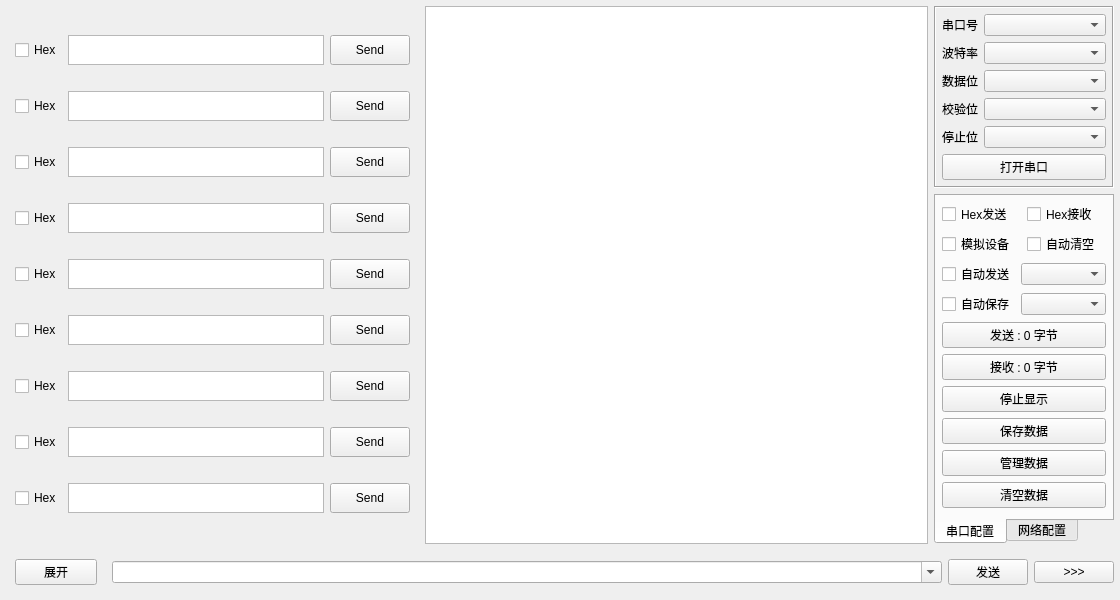
<?xml version="1.0" encoding="UTF-8"?>
<ui version="4.0">
 <class>frmComTool</class>
 <widget class="QWidget" name="frmComTool">
  <property name="windowModality">
   <enum>Qt::NonModal</enum>
  </property>
  <property name="geometry">
   <rect>
    <x>0</x>
    <y>0</y>
    <width>1120</width>
    <height>600</height>
   </rect>
  </property>
  <property name="sizePolicy">
   <sizepolicy hsizetype="Minimum" vsizetype="Minimum">
    <horstretch>0</horstretch>
    <verstretch>0</verstretch>
   </sizepolicy>
  </property>
  <property name="minimumSize">
   <size>
    <width>0</width>
    <height>0</height>
   </size>
  </property>
  <property name="maximumSize">
   <size>
    <width>1120</width>
    <height>600</height>
   </size>
  </property>
  <layout class="QGridLayout" name="gridLayout_6">
   <property name="leftMargin">
    <number>6</number>
   </property>
   <property name="topMargin">
    <number>6</number>
   </property>
   <property name="rightMargin">
    <number>6</number>
   </property>
   <property name="bottomMargin">
    <number>6</number>
   </property>
   <item row="0" column="0" colspan="2">
    <layout class="QHBoxLayout" name="TopHorizontalLayout">
     <item>
      <widget class="QWidget" name="widget_sendUI" native="true">
       <property name="sizePolicy">
        <sizepolicy hsizetype="Fixed" vsizetype="Minimum">
         <horstretch>0</horstretch>
         <verstretch>0</verstretch>
        </sizepolicy>
       </property>
       <property name="maximumSize">
        <size>
         <width>1120</width>
         <height>600</height>
        </size>
       </property>
       <layout class="QGridLayout" name="gridLayout_7">
        <property name="sizeConstraint">
         <enum>QLayout::SetMinimumSize</enum>
        </property>
        <item row="5" column="1">
         <widget class="QTextEdit" name="textEdit06">
          <property name="sizePolicy">
           <sizepolicy hsizetype="Expanding" vsizetype="Fixed">
            <horstretch>0</horstretch>
            <verstretch>0</verstretch>
           </sizepolicy>
          </property>
          <property name="maximumSize">
           <size>
            <width>400</width>
            <height>30</height>
           </size>
          </property>
         </widget>
        </item>
        <item row="0" column="2">
         <widget class="QPushButton" name="sendButton_01">
          <property name="sizePolicy">
           <sizepolicy hsizetype="Minimum" vsizetype="Minimum">
            <horstretch>0</horstretch>
            <verstretch>0</verstretch>
           </sizepolicy>
          </property>
          <property name="text">
           <string>Send</string>
          </property>
         </widget>
        </item>
        <item row="1" column="1">
         <widget class="QTextEdit" name="textEdit02">
          <property name="sizePolicy">
           <sizepolicy hsizetype="Expanding" vsizetype="Fixed">
            <horstretch>0</horstretch>
            <verstretch>0</verstretch>
           </sizepolicy>
          </property>
          <property name="maximumSize">
           <size>
            <width>400</width>
            <height>30</height>
           </size>
          </property>
         </widget>
        </item>
        <item row="2" column="2">
         <widget class="QPushButton" name="sendButton_03">
          <property name="sizePolicy">
           <sizepolicy hsizetype="Minimum" vsizetype="Minimum">
            <horstretch>0</horstretch>
            <verstretch>0</verstretch>
           </sizepolicy>
          </property>
          <property name="text">
           <string>Send</string>
          </property>
         </widget>
        </item>
        <item row="6" column="2">
         <widget class="QPushButton" name="sendButton_07">
          <property name="sizePolicy">
           <sizepolicy hsizetype="Minimum" vsizetype="Minimum">
            <horstretch>0</horstretch>
            <verstretch>0</verstretch>
           </sizepolicy>
          </property>
          <property name="text">
           <string>Send</string>
          </property>
         </widget>
        </item>
        <item row="4" column="1">
         <widget class="QTextEdit" name="textEdit05">
          <property name="sizePolicy">
           <sizepolicy hsizetype="Expanding" vsizetype="Fixed">
            <horstretch>0</horstretch>
            <verstretch>0</verstretch>
           </sizepolicy>
          </property>
          <property name="maximumSize">
           <size>
            <width>400</width>
            <height>30</height>
           </size>
          </property>
         </widget>
        </item>
        <item row="5" column="0">
         <widget class="QCheckBox" name="checkBox_hex06">
          <property name="text">
           <string>Hex</string>
          </property>
         </widget>
        </item>
        <item row="3" column="1">
         <widget class="QTextEdit" name="textEdit04">
          <property name="sizePolicy">
           <sizepolicy hsizetype="Expanding" vsizetype="Fixed">
            <horstretch>0</horstretch>
            <verstretch>0</verstretch>
           </sizepolicy>
          </property>
          <property name="maximumSize">
           <size>
            <width>400</width>
            <height>30</height>
           </size>
          </property>
         </widget>
        </item>
        <item row="6" column="0">
         <widget class="QCheckBox" name="checkBox_hex07">
          <property name="text">
           <string>Hex</string>
          </property>
         </widget>
        </item>
        <item row="8" column="1">
         <widget class="QTextEdit" name="textEdit09">
          <property name="sizePolicy">
           <sizepolicy hsizetype="Expanding" vsizetype="Fixed">
            <horstretch>0</horstretch>
            <verstretch>0</verstretch>
           </sizepolicy>
          </property>
          <property name="maximumSize">
           <size>
            <width>400</width>
            <height>30</height>
           </size>
          </property>
         </widget>
        </item>
        <item row="2" column="0">
         <widget class="QCheckBox" name="checkBox_hex03">
          <property name="text">
           <string>Hex</string>
          </property>
         </widget>
        </item>
        <item row="4" column="0">
         <widget class="QCheckBox" name="checkBox_hex05">
          <property name="text">
           <string>Hex</string>
          </property>
         </widget>
        </item>
        <item row="0" column="1">
         <widget class="QTextEdit" name="textEdit01">
          <property name="sizePolicy">
           <sizepolicy hsizetype="Expanding" vsizetype="Fixed">
            <horstretch>0</horstretch>
            <verstretch>0</verstretch>
           </sizepolicy>
          </property>
          <property name="maximumSize">
           <size>
            <width>400</width>
            <height>30</height>
           </size>
          </property>
         </widget>
        </item>
        <item row="1" column="0">
         <widget class="QCheckBox" name="checkBox_hex02">
          <property name="text">
           <string>Hex</string>
          </property>
         </widget>
        </item>
        <item row="3" column="2">
         <widget class="QPushButton" name="sendButton_04">
          <property name="sizePolicy">
           <sizepolicy hsizetype="Minimum" vsizetype="Minimum">
            <horstretch>0</horstretch>
            <verstretch>0</verstretch>
           </sizepolicy>
          </property>
          <property name="text">
           <string>Send</string>
          </property>
         </widget>
        </item>
        <item row="4" column="2">
         <widget class="QPushButton" name="sendButton_05">
          <property name="sizePolicy">
           <sizepolicy hsizetype="Minimum" vsizetype="Minimum">
            <horstretch>0</horstretch>
            <verstretch>0</verstretch>
           </sizepolicy>
          </property>
          <property name="text">
           <string>Send</string>
          </property>
         </widget>
        </item>
        <item row="2" column="1">
         <widget class="QTextEdit" name="textEdit03">
          <property name="sizePolicy">
           <sizepolicy hsizetype="Expanding" vsizetype="Fixed">
            <horstretch>0</horstretch>
            <verstretch>0</verstretch>
           </sizepolicy>
          </property>
          <property name="maximumSize">
           <size>
            <width>400</width>
            <height>30</height>
           </size>
          </property>
         </widget>
        </item>
        <item row="8" column="0">
         <widget class="QCheckBox" name="checkBox_hex09">
          <property name="sizePolicy">
           <sizepolicy hsizetype="Fixed" vsizetype="Fixed">
            <horstretch>0</horstretch>
            <verstretch>0</verstretch>
           </sizepolicy>
          </property>
          <property name="text">
           <string>Hex</string>
          </property>
         </widget>
        </item>
        <item row="7" column="2">
         <widget class="QPushButton" name="sendButton_08">
          <property name="sizePolicy">
           <sizepolicy hsizetype="Minimum" vsizetype="Minimum">
            <horstretch>0</horstretch>
            <verstretch>0</verstretch>
           </sizepolicy>
          </property>
          <property name="text">
           <string>Send</string>
          </property>
         </widget>
        </item>
        <item row="5" column="2">
         <widget class="QPushButton" name="sendButton_06">
          <property name="sizePolicy">
           <sizepolicy hsizetype="Minimum" vsizetype="Minimum">
            <horstretch>0</horstretch>
            <verstretch>0</verstretch>
           </sizepolicy>
          </property>
          <property name="text">
           <string>Send</string>
          </property>
         </widget>
        </item>
        <item row="7" column="0">
         <widget class="QCheckBox" name="checkBox_hex08">
          <property name="sizePolicy">
           <sizepolicy hsizetype="Minimum" vsizetype="Fixed">
            <horstretch>0</horstretch>
            <verstretch>0</verstretch>
           </sizepolicy>
          </property>
          <property name="text">
           <string>Hex</string>
          </property>
         </widget>
        </item>
        <item row="1" column="2">
         <widget class="QPushButton" name="sendButton_02">
          <property name="sizePolicy">
           <sizepolicy hsizetype="Minimum" vsizetype="Minimum">
            <horstretch>0</horstretch>
            <verstretch>0</verstretch>
           </sizepolicy>
          </property>
          <property name="text">
           <string>Send</string>
          </property>
         </widget>
        </item>
        <item row="7" column="1">
         <widget class="QTextEdit" name="textEdit08">
          <property name="sizePolicy">
           <sizepolicy hsizetype="Expanding" vsizetype="Fixed">
            <horstretch>0</horstretch>
            <verstretch>0</verstretch>
           </sizepolicy>
          </property>
          <property name="maximumSize">
           <size>
            <width>400</width>
            <height>30</height>
           </size>
          </property>
         </widget>
        </item>
        <item row="8" column="2">
         <widget class="QPushButton" name="sendButton_09">
          <property name="sizePolicy">
           <sizepolicy hsizetype="Minimum" vsizetype="Minimum">
            <horstretch>0</horstretch>
            <verstretch>0</verstretch>
           </sizepolicy>
          </property>
          <property name="text">
           <string>Send</string>
          </property>
         </widget>
        </item>
        <item row="0" column="0">
         <widget class="QCheckBox" name="checkBox_hex01">
          <property name="text">
           <string>Hex</string>
          </property>
         </widget>
        </item>
        <item row="6" column="1">
         <widget class="QTextEdit" name="textEdit07">
          <property name="sizePolicy">
           <sizepolicy hsizetype="Expanding" vsizetype="Fixed">
            <horstretch>0</horstretch>
            <verstretch>0</verstretch>
           </sizepolicy>
          </property>
          <property name="maximumSize">
           <size>
            <width>400</width>
            <height>30</height>
           </size>
          </property>
         </widget>
        </item>
        <item row="3" column="0">
         <widget class="QCheckBox" name="checkBox_hex04">
          <property name="text">
           <string>Hex</string>
          </property>
         </widget>
        </item>
       </layout>
      </widget>
     </item>
     <item>
      <widget class="QTextEdit" name="txtMain">
       <property name="enabled">
        <bool>true</bool>
       </property>
       <property name="frameShape">
        <enum>QFrame::StyledPanel</enum>
       </property>
       <property name="verticalScrollBarPolicy">
        <enum>Qt::ScrollBarAsNeeded</enum>
       </property>
       <property name="horizontalScrollBarPolicy">
        <enum>Qt::ScrollBarAsNeeded</enum>
       </property>
       <property name="readOnly">
        <bool>true</bool>
       </property>
      </widget>
     </item>
     <item>
      <widget class="QWidget" name="widgetRight" native="true">
       <property name="minimumSize">
        <size>
         <width>180</width>
         <height>0</height>
        </size>
       </property>
       <property name="maximumSize">
        <size>
         <width>180</width>
         <height>16777215</height>
        </size>
       </property>
       <layout class="QVBoxLayout" name="verticalLayout">
        <property name="leftMargin">
         <number>0</number>
        </property>
        <property name="topMargin">
         <number>0</number>
        </property>
        <property name="rightMargin">
         <number>0</number>
        </property>
        <property name="bottomMargin">
         <number>0</number>
        </property>
        <item>
         <widget class="QFrame" name="frameTop">
          <property name="frameShape">
           <enum>QFrame::Box</enum>
          </property>
          <property name="frameShadow">
           <enum>QFrame::Sunken</enum>
          </property>
          <layout class="QGridLayout" name="gridLayout_3">
           <property name="leftMargin">
            <number>6</number>
           </property>
           <property name="topMargin">
            <number>6</number>
           </property>
           <property name="rightMargin">
            <number>6</number>
           </property>
           <property name="bottomMargin">
            <number>6</number>
           </property>
           <item row="0" column="0">
            <widget class="QLabel" name="labPortName">
             <property name="text">
              <string>串口号</string>
             </property>
            </widget>
           </item>
           <item row="0" column="1">
            <widget class="MyComboBox" name="cboxPortName">
             <property name="sizePolicy">
              <sizepolicy hsizetype="Preferred" vsizetype="Fixed">
               <horstretch>1</horstretch>
               <verstretch>0</verstretch>
              </sizepolicy>
             </property>
            </widget>
           </item>
           <item row="1" column="0">
            <widget class="QLabel" name="labBaudRate">
             <property name="text">
              <string>波特率</string>
             </property>
            </widget>
           </item>
           <item row="1" column="1">
            <widget class="QComboBox" name="cboxBaudRate">
             <property name="sizePolicy">
              <sizepolicy hsizetype="Preferred" vsizetype="Fixed">
               <horstretch>1</horstretch>
               <verstretch>0</verstretch>
              </sizepolicy>
             </property>
            </widget>
           </item>
           <item row="2" column="0">
            <widget class="QLabel" name="labDataBit">
             <property name="text">
              <string>数据位</string>
             </property>
            </widget>
           </item>
           <item row="2" column="1">
            <widget class="QComboBox" name="cboxDataBit">
             <property name="sizePolicy">
              <sizepolicy hsizetype="Preferred" vsizetype="Fixed">
               <horstretch>1</horstretch>
               <verstretch>0</verstretch>
              </sizepolicy>
             </property>
            </widget>
           </item>
           <item row="3" column="0">
            <widget class="QLabel" name="labParity">
             <property name="text">
              <string>校验位</string>
             </property>
            </widget>
           </item>
           <item row="3" column="1">
            <widget class="QComboBox" name="cboxParity">
             <property name="sizePolicy">
              <sizepolicy hsizetype="Preferred" vsizetype="Fixed">
               <horstretch>1</horstretch>
               <verstretch>0</verstretch>
              </sizepolicy>
             </property>
            </widget>
           </item>
           <item row="4" column="0">
            <widget class="QLabel" name="labStopBit">
             <property name="text">
              <string>停止位</string>
             </property>
            </widget>
           </item>
           <item row="4" column="1">
            <widget class="QComboBox" name="cboxStopBit">
             <property name="sizePolicy">
              <sizepolicy hsizetype="Preferred" vsizetype="Fixed">
               <horstretch>1</horstretch>
               <verstretch>0</verstretch>
              </sizepolicy>
             </property>
            </widget>
           </item>
           <item row="5" column="0" colspan="2">
            <widget class="QPushButton" name="btnOpen">
             <property name="text">
              <string>打开串口</string>
             </property>
            </widget>
           </item>
          </layout>
         </widget>
        </item>
        <item>
         <widget class="QTabWidget" name="tabWidget">
          <property name="tabPosition">
           <enum>QTabWidget::South</enum>
          </property>
          <property name="currentIndex">
           <number>0</number>
          </property>
          <widget class="QWidget" name="tab">
           <attribute name="title">
            <string>串口配置</string>
           </attribute>
           <layout class="QGridLayout" name="gridLayout_5">
            <property name="leftMargin">
             <number>6</number>
            </property>
            <property name="topMargin">
             <number>6</number>
            </property>
            <property name="rightMargin">
             <number>6</number>
            </property>
            <property name="bottomMargin">
             <number>6</number>
            </property>
            <item row="0" column="0">
             <widget class="QCheckBox" name="ckHexSend">
              <property name="text">
               <string>Hex发送</string>
              </property>
             </widget>
            </item>
            <item row="0" column="1">
             <widget class="QCheckBox" name="ckHexReceive">
              <property name="text">
               <string>Hex接收</string>
              </property>
             </widget>
            </item>
            <item row="1" column="0">
             <widget class="QCheckBox" name="ckDebug">
              <property name="text">
               <string>模拟设备</string>
              </property>
             </widget>
            </item>
            <item row="1" column="1">
             <widget class="QCheckBox" name="ckAutoClear">
              <property name="text">
               <string>自动清空</string>
              </property>
             </widget>
            </item>
            <item row="2" column="0" colspan="2">
             <layout class="QGridLayout" name="gridLayout">
              <item row="0" column="0">
               <widget class="QCheckBox" name="ckAutoSend">
                <property name="text">
                 <string>自动发送</string>
                </property>
               </widget>
              </item>
              <item row="0" column="1">
               <widget class="QComboBox" name="cboxSendInterval">
                <property name="sizePolicy">
                 <sizepolicy hsizetype="Expanding" vsizetype="Fixed">
                  <horstretch>0</horstretch>
                  <verstretch>0</verstretch>
                 </sizepolicy>
                </property>
               </widget>
              </item>
              <item row="1" column="0">
               <widget class="QCheckBox" name="ckAutoSave">
                <property name="text">
                 <string>自动保存</string>
                </property>
               </widget>
              </item>
              <item row="1" column="1">
               <widget class="QComboBox" name="cboxSaveInterval">
                <property name="sizePolicy">
                 <sizepolicy hsizetype="Expanding" vsizetype="Fixed">
                  <horstretch>0</horstretch>
                  <verstretch>0</verstretch>
                 </sizepolicy>
                </property>
               </widget>
              </item>
             </layout>
            </item>
            <item row="3" column="0" colspan="2">
             <widget class="QPushButton" name="btnSendCount">
              <property name="text">
               <string>发送 : 0 字节</string>
              </property>
             </widget>
            </item>
            <item row="4" column="0" colspan="2">
             <widget class="QPushButton" name="btnReceiveCount">
              <property name="text">
               <string>接收 : 0 字节</string>
              </property>
             </widget>
            </item>
            <item row="5" column="0" colspan="2">
             <widget class="QPushButton" name="btnStopShow">
              <property name="text">
               <string>停止显示</string>
              </property>
             </widget>
            </item>
            <item row="6" column="0" colspan="2">
             <widget class="QPushButton" name="btnSave">
              <property name="text">
               <string>保存数据</string>
              </property>
             </widget>
            </item>
            <item row="7" column="0" colspan="2">
             <widget class="QPushButton" name="btnData">
              <property name="text">
               <string>管理数据</string>
              </property>
             </widget>
            </item>
            <item row="8" column="0" colspan="2">
             <widget class="QPushButton" name="btnClear">
              <property name="text">
               <string>清空数据</string>
              </property>
             </widget>
            </item>
            <item row="9" column="0" colspan="2">
             <spacer name="verticalSpacer">
              <property name="orientation">
               <enum>Qt::Vertical</enum>
              </property>
              <property name="sizeHint" stdset="0">
               <size>
                <width>20</width>
                <height>2</height>
               </size>
              </property>
             </spacer>
            </item>
           </layout>
          </widget>
          <widget class="QWidget" name="tab_2">
           <attribute name="title">
            <string>网络配置</string>
           </attribute>
           <layout class="QGridLayout" name="gridLayout_2">
            <property name="leftMargin">
             <number>6</number>
            </property>
            <property name="topMargin">
             <number>6</number>
            </property>
            <property name="rightMargin">
             <number>6</number>
            </property>
            <property name="bottomMargin">
             <number>6</number>
            </property>
            <item row="0" column="0" colspan="2">
             <layout class="QGridLayout" name="gridLayout_4">
              <item row="3" column="0">
               <widget class="QLabel" name="labListenPort">
                <property name="text">
                 <string>监听端口</string>
                </property>
               </widget>
              </item>
              <item row="1" column="0">
               <widget class="QLabel" name="labServerIP">
                <property name="text">
                 <string>远程地址</string>
                </property>
               </widget>
              </item>
              <item row="4" column="1">
               <widget class="QComboBox" name="cboxSleepTime"/>
              </item>
              <item row="1" column="1">
               <widget class="QLineEdit" name="txtServerIP">
                <property name="text">
                 <string/>
                </property>
               </widget>
              </item>
              <item row="2" column="0">
               <widget class="QLabel" name="labServerPort">
                <property name="text">
                 <string>远程端口</string>
                </property>
               </widget>
              </item>
              <item row="2" column="1">
               <widget class="QLineEdit" name="txtServerPort">
                <property name="text">
                 <string/>
                </property>
               </widget>
              </item>
              <item row="4" column="0">
               <widget class="QLabel" name="labSleepTime">
                <property name="text">
                 <string>延时时间</string>
                </property>
               </widget>
              </item>
              <item row="3" column="1">
               <widget class="QLineEdit" name="txtListenPort"/>
              </item>
              <item row="0" column="0">
               <widget class="QLabel" name="labMode">
                <property name="text">
                 <string>转换模式</string>
                </property>
               </widget>
              </item>
              <item row="0" column="1">
               <widget class="QComboBox" name="cboxMode">
                <item>
                 <property name="text">
                  <string>Tcp_Client</string>
                 </property>
                </item>
                <item>
                 <property name="text">
                  <string>Tcp_Server</string>
                 </property>
                </item>
                <item>
                 <property name="text">
                  <string>Udp_Client</string>
                 </property>
                </item>
                <item>
                 <property name="text">
                  <string>Udp_Server</string>
                 </property>
                </item>
               </widget>
              </item>
             </layout>
            </item>
            <item row="2" column="0" colspan="2">
             <widget class="QPushButton" name="btnStart">
              <property name="text">
               <string>启动</string>
              </property>
             </widget>
            </item>
            <item row="3" column="0" colspan="2">
             <spacer name="verticalSpacer_2">
              <property name="orientation">
               <enum>Qt::Vertical</enum>
              </property>
              <property name="sizeHint" stdset="0">
               <size>
                <width>20</width>
                <height>59</height>
               </size>
              </property>
             </spacer>
            </item>
            <item row="1" column="0" colspan="2">
             <widget class="QCheckBox" name="ckAutoConnect">
              <property name="text">
               <string>自动重连网络</string>
              </property>
             </widget>
            </item>
           </layout>
          </widget>
         </widget>
        </item>
       </layout>
      </widget>
     </item>
    </layout>
   </item>
   <item row="3" column="0" colspan="2">
    <layout class="QHBoxLayout" name="horizontalLayout_8">
     <item>
      <widget class="QWidget" name="moreUI" native="true">
       <property name="sizePolicy">
        <sizepolicy hsizetype="Minimum" vsizetype="Minimum">
         <horstretch>0</horstretch>
         <verstretch>0</verstretch>
        </sizepolicy>
       </property>
       <property name="maximumSize">
        <size>
         <width>100</width>
         <height>600</height>
        </size>
       </property>
       <layout class="QHBoxLayout" name="horizontalLayout_2">
        <item>
         <widget class="QPushButton" name="expandButton">
          <property name="text">
           <string>展开</string>
          </property>
         </widget>
        </item>
       </layout>
      </widget>
     </item>
     <item>
      <widget class="QWidget" name="widget" native="true">
       <layout class="QHBoxLayout" name="horizontalLayout">
        <property name="leftMargin">
         <number>0</number>
        </property>
        <property name="topMargin">
         <number>0</number>
        </property>
        <property name="rightMargin">
         <number>0</number>
        </property>
        <property name="bottomMargin">
         <number>0</number>
        </property>
        <item>
         <widget class="QComboBox" name="cboxData">
          <property name="sizePolicy">
           <sizepolicy hsizetype="Ignored" vsizetype="Fixed">
            <horstretch>0</horstretch>
            <verstretch>0</verstretch>
           </sizepolicy>
          </property>
          <property name="editable">
           <bool>true</bool>
          </property>
          <property name="duplicatesEnabled">
           <bool>false</bool>
          </property>
         </widget>
        </item>
        <item>
         <widget class="QPushButton" name="btnSend">
          <property name="minimumSize">
           <size>
            <width>80</width>
            <height>0</height>
           </size>
          </property>
          <property name="maximumSize">
           <size>
            <width>80</width>
            <height>16777215</height>
           </size>
          </property>
          <property name="text">
           <string>发送</string>
          </property>
         </widget>
        </item>
        <item>
         <widget class="QPushButton" name="moreConfig">
          <property name="sizePolicy">
           <sizepolicy hsizetype="Fixed" vsizetype="Fixed">
            <horstretch>0</horstretch>
            <verstretch>0</verstretch>
           </sizepolicy>
          </property>
          <property name="minimumSize">
           <size>
            <width>0</width>
            <height>0</height>
           </size>
          </property>
          <property name="maximumSize">
           <size>
            <width>80</width>
            <height>16777215</height>
           </size>
          </property>
          <property name="text">
           <string>&gt;&gt;&gt;</string>
          </property>
         </widget>
        </item>
       </layout>
      </widget>
     </item>
    </layout>
   </item>
  </layout>
 </widget>
 <customwidgets>
  <customwidget>
   <class>MyComboBox</class>
   <extends>QComboBox</extends>
   <header>mycombobox.h</header>
  </customwidget>
 </customwidgets>
 <resources/>
 <connections/>
</ui>
